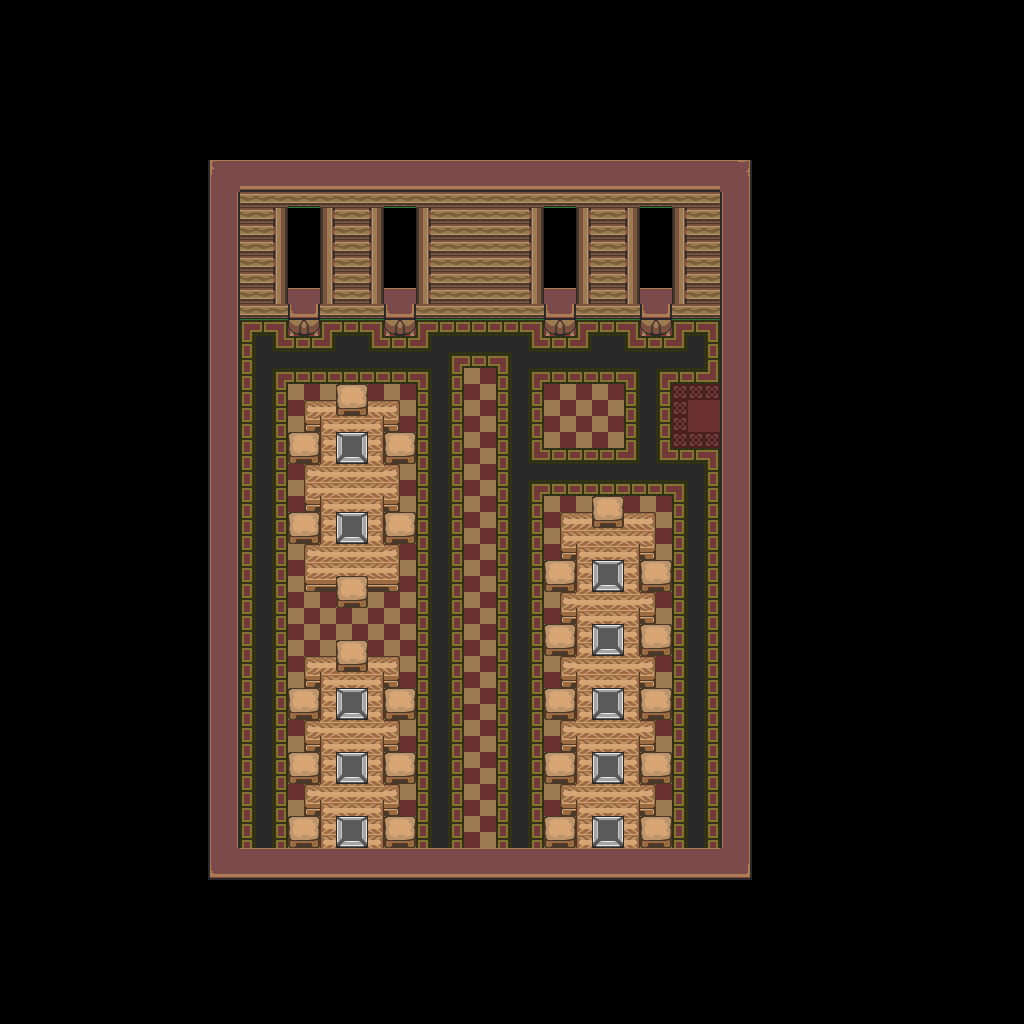

Below is a game level as drawn by its tile map, then a one-line description and the .tmx that defines it (tile-layer data replaced by summaries):
An orthogonal 64x64 tile map with 16x16 px tiles, 1 tile layer (base), 1 hidden layer not drawn and 36 objects.

<map version="1.10" tiledversion="1.12.1" orientation="orthogonal" renderorder="right-down" width="64" height="64" tilewidth="16" tileheight="16" infinite="0" nextlayerid="3" nextobjectid="37">
 <tileset firstgid="1" source="../classiciphone_pics4.tsx" />
 <layer id="1" name="base" width="64" height="64">
  <data>[4096 cells, 4096 non-empty, 55 distinct tile ids]</data>
 </layer>
 <layer id="2" name="collision" width="64" height="64" visible="0">
  <properties><property name="collision" value="true" /></properties>
  <data>[4096 cells, 3296 non-empty, 1 distinct tile ids]</data>
 </layer>
 <objectgroup id="3" name="npcs">
  <object id="1" x="288.0" y="208.0" width="16" height="16">
   <properties>
    <property name="gani" value="window.png" />
    <property name="script" type="string">-- Auto-converted from GraalScript
-- // NPC made by Shaun (Awesome)
-- [CLIENT-SIDE — server no-op]
-- 
-- if (created) {
-- setimg window.png;
-- }</property>
   </properties>
  </object>
  <object id="2" x="288.0" y="240.0" width="16" height="16">
   <properties>
    <property name="gani" value="window.png" />
    <property name="script" type="string">-- Auto-converted from GraalScript
-- // NPC made by Shaun (Awesome)
-- [CLIENT-SIDE — server no-op]
-- 
-- if (created) {
-- setimg window.png;
-- }</property>
   </properties>
  </object>
  <object id="3" x="288.0" y="272.0" width="16" height="16">
   <properties>
    <property name="gani" value="window.png" />
    <property name="script" type="string">-- Auto-converted from GraalScript
-- // NPC made by Shaun (Awesome)
-- [CLIENT-SIDE — server no-op]
-- 
-- if (created) {
-- setimg window.png;
-- }</property>
   </properties>
  </object>
  <object id="4" x="384.0" y="272.0" width="16" height="16">
   <properties>
    <property name="gani" value="window.png" />
    <property name="script" type="string">-- Auto-converted from GraalScript
-- // NPC made by Shaun (Awesome)
-- [CLIENT-SIDE — server no-op]
-- 
-- if (created) {
-- setimg window.png;
-- }</property>
   </properties>
  </object>
  <object id="5" x="544.0" y="272.0" width="16" height="16">
   <properties>
    <property name="gani" value="window.png" />
    <property name="script" type="string">-- Auto-converted from GraalScript
-- // NPC made by Shaun (Awesome)
-- [CLIENT-SIDE — server no-op]
-- 
-- if (created) {
-- setimg window.png;
-- }</property>
   </properties>
  </object>
  <object id="6" x="640.0" y="272.0" width="16" height="16">
   <properties>
    <property name="gani" value="window.png" />
    <property name="script" type="string">-- Auto-converted from GraalScript
-- // NPC made by Shaun (Awesome)
-- [CLIENT-SIDE — server no-op]
-- 
-- if (created) {
-- setimg window.png;
-- }</property>
   </properties>
  </object>
  <object id="7" x="640.0" y="240.0" width="16" height="16">
   <properties>
    <property name="gani" value="window.png" />
    <property name="script" type="string">-- Auto-converted from GraalScript
-- // NPC made by Shaun (Awesome)
-- [CLIENT-SIDE — server no-op]
-- 
-- if (created) {
-- setimg window.png;
-- }</property>
   </properties>
  </object>
  <object id="8" x="544.0" y="240.0" width="16" height="16">
   <properties>
    <property name="gani" value="window.png" />
    <property name="script" type="string">-- Auto-converted from GraalScript
-- // NPC made by Shaun (Awesome)
-- [CLIENT-SIDE — server no-op]
-- 
-- if (created) {
-- setimg window.png;
-- }</property>
   </properties>
  </object>
  <object id="9" x="384.0" y="240.0" width="16" height="16">
   <properties>
    <property name="gani" value="window.png" />
    <property name="script" type="string">-- Auto-converted from GraalScript
-- // NPC made by Shaun (Awesome)
-- [CLIENT-SIDE — server no-op]
-- 
-- if (created) {
-- setimg window.png;
-- }</property>
   </properties>
  </object>
  <object id="10" x="384.0" y="208.0" width="16" height="16">
   <properties>
    <property name="gani" value="window.png" />
    <property name="script" type="string">-- Auto-converted from GraalScript
-- // NPC made by Shaun (Awesome)
-- [CLIENT-SIDE — server no-op]
-- 
-- if (created) {
-- setimg window.png;
-- }</property>
   </properties>
  </object>
  <object id="11" x="544.0" y="208.0" width="16" height="16">
   <properties>
    <property name="gani" value="window.png" />
    <property name="script" type="string">-- Auto-converted from GraalScript
-- // NPC made by Shaun (Awesome)
-- [CLIENT-SIDE — server no-op]
-- 
-- if (created) {
-- setimg window.png;
-- }</property>
   </properties>
  </object>
  <object id="12" x="640.0" y="208.0" width="16" height="16">
   <properties>
    <property name="gani" value="window.png" />
    <property name="script" type="string">-- Auto-converted from GraalScript
-- // NPC made by Shaun (Awesome)
-- [CLIENT-SIDE — server no-op]
-- 
-- if (created) {
-- setimg window.png;
-- }</property>
   </properties>
  </object>
  <object id="13" x="464.0" y="272.0" width="16" height="16">
   <properties>
    <property name="gani" value="shaun_chandelier.png" />
    <property name="script" type="string">-- Auto-converted from GraalScript
-- // NPC made by Shaun (Baddies)
-- [CLIENT-SIDE — server no-op]
-- 
-- if (created) {
-- this.startx = x;
-- this.starty = y;
-- setimg shaun_chandelier.png;
-- drawaslight;
-- dontblock;
-- drawoverplayer;
-- setcoloreffect 0.75,0.75,0.75,1;
-- }
-- if (playerenters||timeout) {
-- x = this.startx + playerx/5 - 6.675;
-- y = this.starty + playery/5 - 10;
-- timeout = 0.05;
-- }</property>
   </properties>
  </object>
  </objectgroup>
</map>
<!-- 23 of 36 objects omitted -->
